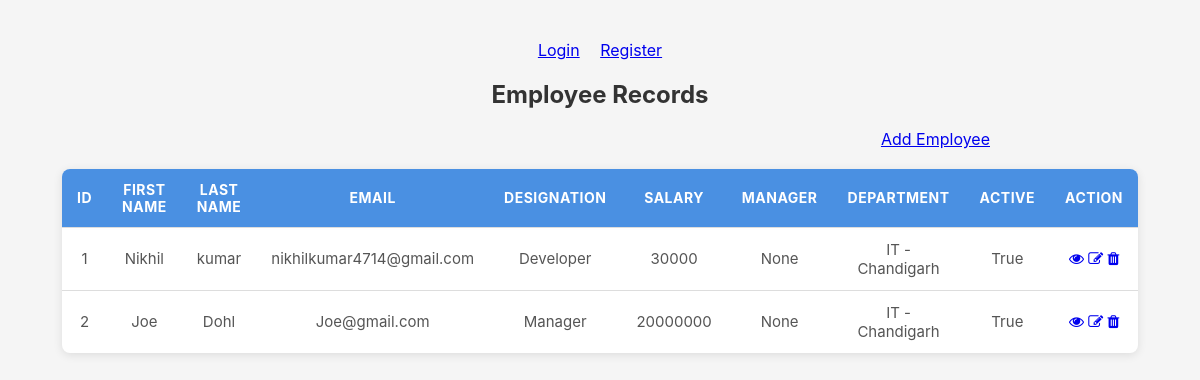
The app's page /, older data.
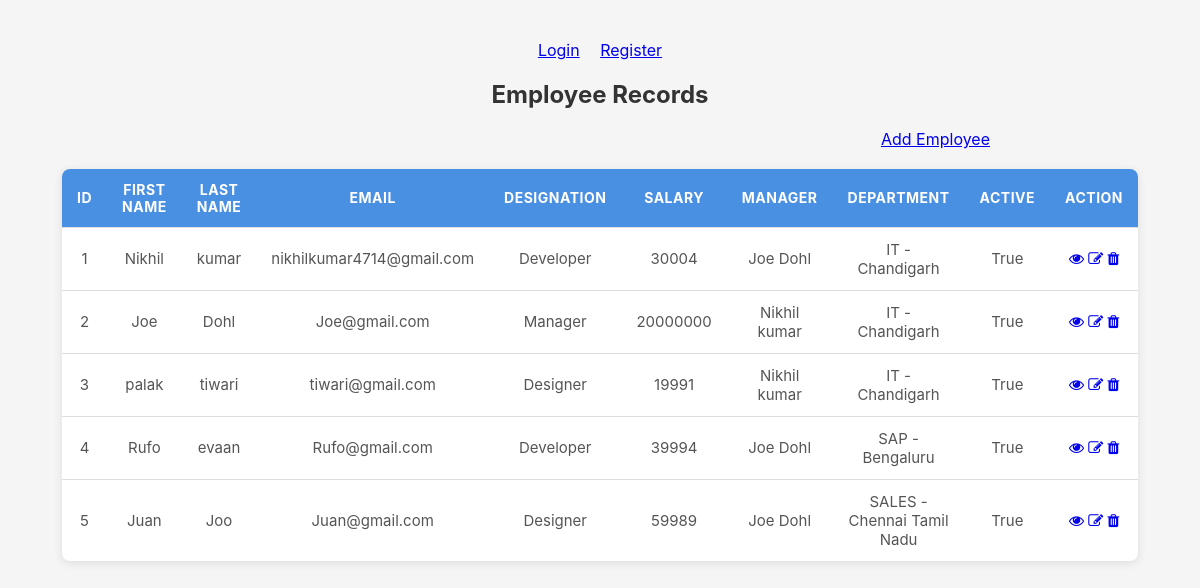
The same page, newer data.
### employeesApp/models.py (models this page shows, shortened)
class Employee(models.Model):
    first_name = models.CharField(max_length=50)
    last_name = models.CharField(max_length=50)
    email = models.EmailField(unique=True)
    designation = models.CharField(choices=[('Manager', 'Manager'), ('Developer', 'Developer'), ('Designer', 'Designer')], max_length=20)
    salary = models.IntegerField()
    joining_date = models.DateField()
    is_active = models.BooleanField(default=True)
    department = models.ForeignKey(Departments, on_delete=models.SET_NULL, blank=True, null= True)
    manager = models.ForeignKey("self", on_delete=models.SET_NULL, blank=True, null=True)
    def __str__(self):
        return f"{self.first_name} {self.last_name}"

class Departments(models.Model):
    name = models.CharField(max_length=100)
    location = models.CharField(max_length=50)
    def __str__(self):
        return f"{self.name} - {self.location}"

### employees1/views.py (the view)
# urls.py: 2. Add a URL to urlpatterns:  path('', views.home, name='home')
def home(request):
    employees = Employee.objects.all()
    context = {
        'employees': employees
    }
    return render(request, 'home.html', context)

### templates/home.html (shortened to what this page needs)
{% load static %}
<!DOCTYPE html>
<html lang="en">
<head>
    <link rel="stylesheet" href="{% static 'css/styles.css' %}">
    <link rel="stylesheet" href="https://cdnjs.cloudflare.com/ajax/libs/font-awesome/4.7.0/css/font-awesome.min.css">
</head>
<body>
    {% if not user.is_authenticated %}
    <a href="{% url 'login' %}">Login</a>&emsp;
    <a href="{% url 'register' %}">Register</a>
    {% else %}
    <a href="{% url 'logout' %}" style="float: right; margin-right: 170px;">Logout</a>
    {% endif %}
    <h2>Employee Records </h2>
    <a href="{% url 'add_employee' %}" style="float: right; margin-right: 170px;">Add Employee</a>
    <br></br>
      <table>
        <thead>
            <tr>
                <th>ID</th>
                <th>First Name</th>
                <th>Last Name</th>
                <th>Email</th>
                <th>Designation</th>
                <th>salary</th>
                <th>Manager</th>
                <th>Department</th>
                <th>Active</th>
                <th>Action</th>
            </tr>
        </thead>
        <tbody>
            {% for employee in employees %}
            <tr>
                <td>{{ employee.id }}</td>
                <td>{{ employee.first_name }}</td>
                <td>{{ employee.last_name }}</td>
                <td>{{ employee.email }}</td>
                <td>{{ employee.designation }}</td>
                <td>{{ employee.salary }}</td>
                <td>{{ employee.manager }}</td>
                <td>{{ employee.department }}</td>
                <td>{{ employee.is_active }}</td>
                <td>
                    <div>
                    <a href="{% url 'employee_details' employee.id %}"><i class="fa fa-eye"></i></a>
                        <a href="{% url 'employee_details' employee.id %}"><i class="fa fa-edit"></i></a>
                        <a href="{% url 'employee_details' employee.id %}"><i class="fa fa-trash"></i></a>
                    </div>
                </td>
            </tr>
            {% endfor %}
        </tbody>
      </table>
</body>
</html>

### employeesApp/static/css/styles.css (style rules this page uses)
body { font-family: "Inter", sans-serif; background: #f5f5f5; margin: 0; padding: 40px; text-align: center; }
h2 { margin-bottom: 20px; color: #333; }
table { margin: auto; border-collapse: collapse; width: 90%; max-width: 900px; background: white; border-radius: 8px; overflow: hidden; box-shadow: 0 2px 10px rgba(0, 0, 0, 0.1); }
thead { background: #4a90e2; color: white; }
th, td { padding: 12px 15px; border-bottom: 1px solid #ddd; }
th { text-transform: uppercase; font-size: 14px; letter-spacing: 0.5px; }
td { color: #555; font-size: 15px; }
tbody tr:last-child td { border-bottom: none; }

Row changes from the older to the newer data that the page shows:
changed Employee "Nikhil": salary "30000" → "30004"; manager "None" → "Joe Dohl"
changed Employee "Joe": manager "None" → "Nikhil kumar"
added Employee: id "3", first_name "palak", last_name "tiwari", email "tiwari@gmail.com", designation "Designer", salary "19991", manager "Nikhil kumar", department "IT - Chandigarh", is_active "True"
added Employee: id "4", first_name "Rufo", last_name "evaan", email "Rufo@gmail.com", designation "Developer", salary "39994", manager "Joe Dohl", department "SAP - Bengaluru", is_active "True"
added Employee: id "5", first_name "Juan", last_name "Joo", email "Juan@gmail.com", designation "Designer", salary "59989", manager "Joe Dohl", department "SALES - Chennai Tamil Nadu", is_active "True"
